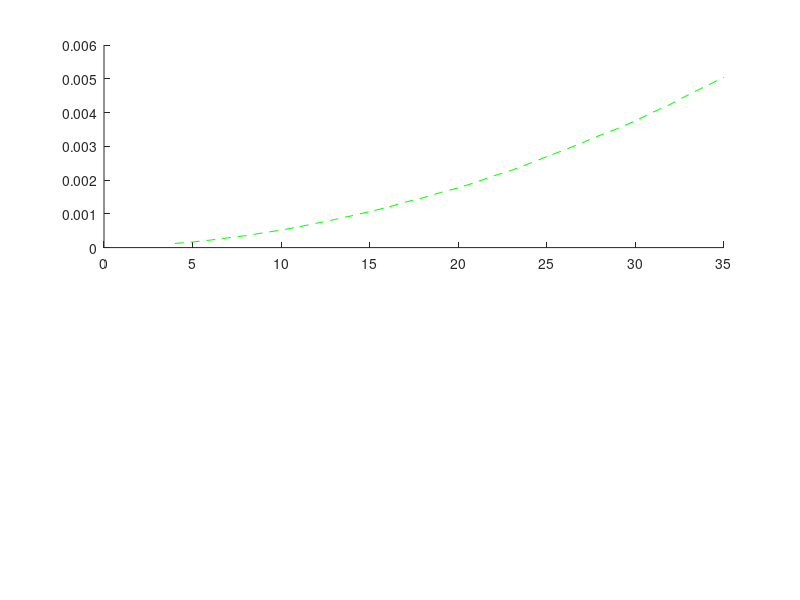

Write MATLAB code to recreate this figure. (Note: this script raises an error after producing the figure.)
function untitled
clc;

N=4:35;
sumM = []; 
sumG = [];
sumC = [];
sumP = [];
avgM = [];
avgG = [];
avgC = [];
avgP = [];
for i = 1:size(N, 2) 
    sumM(i) = 0; 
    sumG(i) = 0; 
    sumC(i) = 0; 
    sumP(i) = 0; 
    avgM(i) = 0;
    avgG(i) = 0;
    avgC(i) = 0;
    avgP(i) = 0;
end

for n = 4:35
m = n-3;
for i=1:10


E = round(10*rand(1,n-2))+1;
C = round(10*rand(1,n-1))+1;
D = round(10*rand(1,n))+1;
A = round(10*rand(1,n-1))+1;
B = round(10*rand(1,n-2))+1;

p=pentadiagonal(E,C,D,A,B);
y = round(100*rand(1,n)) + 1;
b = y';

tic;xM=(p\b)'; tM=toc;
sumM(m)= sumM(m)+tM;

tic;xG= gaussianElimination(p,b)'; tG=toc;
sumG(m)= sumG(m)+tG;

tic;xP=PTRANSII(n,E,C,D,A,B,y); tP=toc;
sumP(m)= sumP(m)+tP;

tic;xC=cramer(p,b)'; tC=toc;
sumC(m) = sumC(m)+tC;

end

avgC(m)=sumC(m)/i;
avgG(m)=sumG(m)/i;
avgM(m)=sumM(m)/i;
avgP(m)=sumP(m)/i;


end

subplot(2,1,1);
plot(N,avgG,'g--',N,avgC,'Co-',N,avgM,'r*-',N,avgP,'b^-');hold on; grid on;
axis([0,35,0,2*(10^-3)]);
hold off;


N=4:50:2000;
sumM = []; 
sumP = [];
avgM = [];
avgP = [];
for i = 1:size(N, 2) 
    sumM(i) = 0; 
    sumP(i) = 0; 
    avgM(i) = 0;
    avgP(i) = 0;
end

n = 4;
m = 1;
while n <= 2000
    m = ((n-4)/50) + 1;
    n = n + 50;
for i=1:10

E = round(10*rand(1,n-2))+1;
C = round(10*rand(1,n-1))+1;
D = round(10*rand(1,n))+1;
A = round(10*rand(1,n-1))+1;
B = round(10*rand(1,n-2))+1;
p=pentadiagonal(E,C,D,A,B);
y = round(100*rand(1,n)) + 1;
b=y';

tic;xP=PTRANSII(n,E,C,D,A,B,y); tP=toc;
sumP(m)= sumP(m)+tP;

tic;xM=(p\b)'; tM=toc;
sumM(m)= sumM(m)+tM;
end

avgM(m)=sumM(m)/i;
avgP(m)=sumP(m)/i;

end

subplot(2,1,2);
plot(N, avgM, 'r*-',N,avgP, 'bo-'); hold on; grid on;
axis([0,2000,0,0.08]);
hold off;

end
function p = pentadiagonal(E,C,D,A,B)
p = diag(E,-2)+diag(C,-1)+diag(D,0)+diag(A,1)+diag(B,2);
end

function [x,psi] = PTRANSII(n,E,C,D,A,B,y)

A(n) = 0;
B(n) = 0;
B(n-1) = 0;
C(1) = 0;
E(1) = 0;
E(2) = 0;

e = [E(1) E(2) E];
c = [C(1) C];
d = D;
a = [A A(n)];
b = [B B(n-1) B(n)];

psi(n) = d(n);
    sigma(n) = c(n) / psi(n);
    fi(n) = e(n) / psi(n);
    w(n) = y(n) / psi(n);

    ro(n-1) = a(n-1);
    psi(n-1) = d(n-1) - sigma(n) * ro(n-1);
    sigma(n-1) = (c(n-1) - fi(n) * ro(n-1)) / psi(n-1);
    fi(n-1) = e(n-1) / psi(n-1);
    w(n-1) = (y(n-1) - w(n) * ro(n-1)) / psi(n-1);

    for i = n-2 : -1 : 3
        ro(i) = a(i) - sigma(i+2) * b(i);
        psi(i) = d(i) - fi(i+2) * b(i) - sigma(i+1) * ro(i);
        sigma(i) = (c(i) - fi(i+1) * ro(i)) / psi(i);
        fi(i) = e(i) / psi(i);
        w(i) = (y(i) - w(i+2) * b(i) - w(i+1) *ro(i)) / psi(i);
    end

    ro(2) = a(2) - sigma(4) * b(2);
    psi(2) = d(2) - fi(4) * b(2) - sigma(3) * ro(2);
    sigma(2) = (c(2) - fi(3) * ro(2)) / psi(2);
    ro(1) = a(1) - sigma(3) *b(1);
    psi(1) = d(1) - fi(3) * b(1) - sigma(2) * ro(1);
    w(2) = (y(2) - w(4) * b(2) - w(3) * ro(2)) / psi(2);
    w(1) = (y(1) - w(3) * b(1) - w(2) *ro(1)) / psi(1);

    x(1) = w(1);
    x(2) = w(2) - sigma(2) * x(1);

    for i = 3 : 1 : n
        x(i) = w(i) - (sigma(i) * x(i-1)) - fi(i) * x(i-2);
    end

    disp('psi');
    disp(psi);

end



function x = gaussianElimination(A, b)

    [~, n] = size(A);
    Ag = [A b];

    for k = 1:n - 1
        [~, j] = max(abs(Ag(k:n, k)));
        C = Ag(k, :);
        Ag(k, :) = Ag(j + k - 1, :);
        Ag(j + k - 1, :) = C;
        if Ag(k, k) == 0
            error('Matrix A is singular');
        end
        for i = k + 1:n
            r = Ag(i, k) / Ag(k, k);
            Ag(i, k:n + 1) = Ag(i, k:n + 1) - r * Ag(k, k: n + 1);
        end
end

    x = zeros(n, 1);
    x(n) = Ag(n, n + 1) / Ag(n, n);
    for k = n - 1:-1:1
        x(k) = (Ag(k, n + 1) - Ag(k, k + 1:n) * x(k + 1:n)) / Ag(k, k);
    end
    
    
end

function x = cramer(A,b)
    d = det(A);
    x = zeros(size(b));
    for j = 1:size(b)
        x(j) = det([A(:,1:j-1) b A(:,j+1:end)]) / d;
  end

    end

